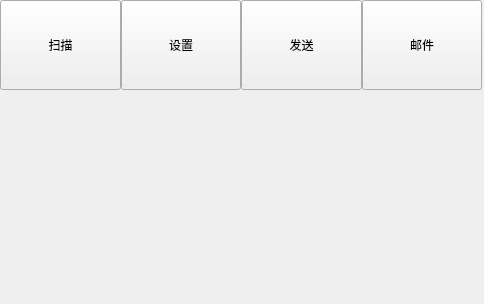
<?xml version="1.0" encoding="UTF-8"?>
<ui version="4.0">
 <class>formButton</class>
 <widget class="QWidget" name="formButton">
  <property name="geometry">
   <rect>
    <x>0</x>
    <y>0</y>
    <width>484</width>
    <height>304</height>
   </rect>
  </property>
  <property name="windowTitle">
   <string>Form</string>
  </property>
  <widget class="QWidget" name="widgetNav8" native="true">
   <property name="geometry">
    <rect>
     <x>0</x>
     <y>0</y>
     <width>482</width>
     <height>90</height>
    </rect>
   </property>
   <property name="minimumSize">
    <size>
     <width>0</width>
     <height>90</height>
    </size>
   </property>
   <property name="maximumSize">
    <size>
     <width>16777215</width>
     <height>90</height>
    </size>
   </property>
   <layout class="QHBoxLayout" name="horizontalLayout_5">
    <property name="spacing">
     <number>0</number>
    </property>
    <property name="leftMargin">
     <number>0</number>
    </property>
    <property name="topMargin">
     <number>0</number>
    </property>
    <property name="rightMargin">
     <number>0</number>
    </property>
    <property name="bottomMargin">
     <number>0</number>
    </property>
    <item>
     <widget class="NavButton" name="navButton77_2">
      <property name="sizePolicy">
       <sizepolicy hsizetype="Minimum" vsizetype="Expanding">
        <horstretch>0</horstretch>
        <verstretch>0</verstretch>
       </sizepolicy>
      </property>
      <property name="text">
       <string>扫描</string>
      </property>
     </widget>
    </item>
    <item>
     <widget class="NavButton" name="navButton78_2">
      <property name="sizePolicy">
       <sizepolicy hsizetype="Minimum" vsizetype="Expanding">
        <horstretch>0</horstretch>
        <verstretch>0</verstretch>
       </sizepolicy>
      </property>
      <property name="text">
       <string>设置</string>
      </property>
     </widget>
    </item>
    <item>
     <widget class="NavButton" name="navButton79_2">
      <property name="sizePolicy">
       <sizepolicy hsizetype="Minimum" vsizetype="Expanding">
        <horstretch>0</horstretch>
        <verstretch>0</verstretch>
       </sizepolicy>
      </property>
      <property name="text">
       <string>发送</string>
      </property>
     </widget>
    </item>
    <item>
     <widget class="NavButton" name="navButton80_2">
      <property name="sizePolicy">
       <sizepolicy hsizetype="Minimum" vsizetype="Expanding">
        <horstretch>0</horstretch>
        <verstretch>0</verstretch>
       </sizepolicy>
      </property>
      <property name="text">
       <string>邮件</string>
      </property>
     </widget>
    </item>
   </layout>
  </widget>
 </widget>
 <customwidgets>
  <customwidget>
   <class>NavButton</class>
   <extends>QPushButton</extends>
   <header location="global">navbutton.h</header>
  </customwidget>
 </customwidgets>
 <resources/>
 <connections/>
</ui>
